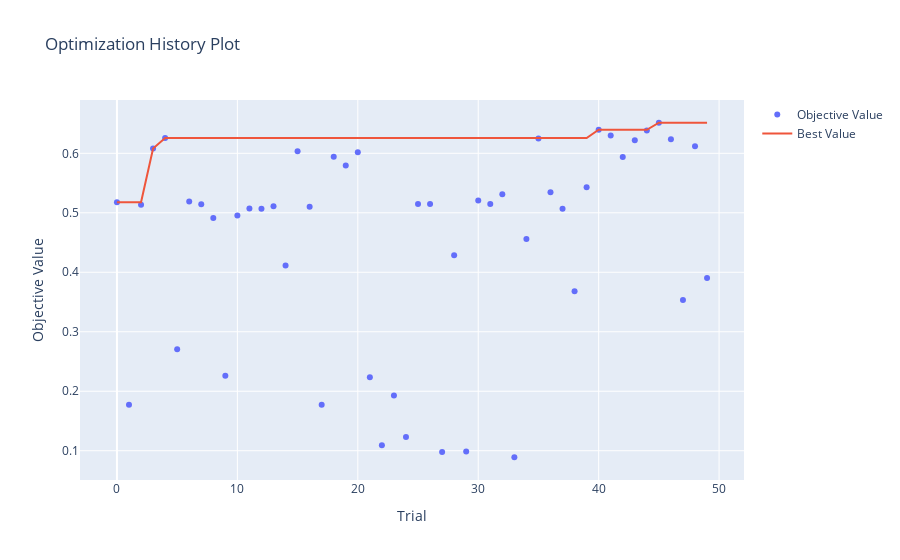

Notebook code for this chart:
### Markdown cell above
In the code below, notice:
- suggesting ints, floats, and categorical
- We can pick whatever metric we want for the optimisation!

### Code cell
import optuna
from sklearn.tree import DecisionTreeClassifier
from sklearn.model_selection import cross_val_score
from scipy.ndimage import gaussian_filter
import numpy as np

def reshape_x_with_gamma(X_set, sigma):
    return np.array([gaussian_filter(sample.reshape(8, 8), sigma=sigma).flatten() for sample in X_set])

def objective(trial):
    max_depth = trial.suggest_int('max_depth', 1, 32)
    min_samples_split = trial.suggest_int('min_samples_split', 2, 32)
    min_samples_leaf = trial.suggest_int('min_samples_leaf', 1, 32)
    sigma = trial.suggest_float('sigma', 0.01, 10, log=True)
    
    clf = DecisionTreeClassifier(
        max_depth=max_depth, 
        min_samples_split=min_samples_split, 
        min_samples_leaf=min_samples_leaf,
        random_state=42
    )
    X_train_smoothed = reshape_x_with_gamma(sigma=sigma, X_set=X_train)

    score = cross_val_score(clf, X_train_smoothed, y_train, cv=5, scoring='accuracy').mean()
    
    return score


study_with_filter = optuna.create_study(direction='maximize')  
study_with_filter.optimize(
    objective,
    n_trials=50,
    n_jobs=-1,
    
    )  



visualization.plot_optimization_history(study_with_filter)

### Figure 1 — Plotly figure (JSON) as saved in the notebook; plotly's stock layout.template omitted (floating-point values rounded to 4 significant figures)
{"data": [{"mode": "markers", "name": "Objective Value", "type": "scatter", "x": [0, 1, 2, 3, 4, 5, 6, 7, 8, 9, 10, 11, 12, 13, 14, 15, 16, 17, 18, 19, 20, 21, 22, 23, 24, 25, 26, 27, 28, 29, 30, 31, 32, 33, 34, 35, 36, 37, 38, 39, 40, 41, 42, 43, 44, 45, 46, 47, 48, 49], "y": [0.5178, 0.1775, 0.5136, 0.6082, 0.6256, 0.2707, 0.5192, 0.5143, 0.4913, 0.2261, 0.4955, 0.5073, 0.5066, 0.5108, 0.4112, 0.6033, 0.5101, 0.1775, 0.5943, 0.5797, 0.602, 0.2234, 0.1092, 0.1927, 0.1232, 0.5149, 0.515, 0.09808, 0.4287, 0.0988, 0.5205, 0.515, 0.531, 0.08905, 0.4558, 0.6249, 0.5345, 0.5066, 0.3681, 0.5428, 0.6396, 0.6298, 0.5936, 0.6221, 0.6382, 0.6514, 0.6236, 0.3535, 0.6117, 0.3904]}, {"mode": "lines", "name": "Best Value", "type": "scatter", "x": [0, 1, 2, 3, 4, 5, 6, 7, 8, 9, 10, 11, 12, 13, 14, 15, 16, 17, 18, 19, 20, 21, 22, 23, 24, 25, 26, 27, 28, 29, 30, 31, 32, 33, 34, 35, 36, 37, 38, 39, 40, 41, 42, 43, 44, 45, 46, 47, 48, 49], "y": [0.5178, 0.5178, 0.5178, 0.6082, 0.6256, 0.6256, 0.6256, 0.6256, 0.6256, 0.6256, 0.6256, 0.6256, 0.6256, 0.6256, 0.6256, 0.6256, 0.6256, 0.6256, 0.6256, 0.6256, 0.6256, 0.6256, 0.6256, 0.6256, 0.6256, 0.6256, 0.6256, 0.6256, 0.6256, 0.6256, 0.6256, 0.6256, 0.6256, 0.6256, 0.6256, 0.6256, 0.6256, 0.6256, 0.6256, 0.6256, 0.6396, 0.6396, 0.6396, 0.6396, 0.6396, 0.6514, 0.6514, 0.6514, 0.6514, 0.6514]}, {"marker": {"color": "#cccccc"}, "mode": "markers", "name": "Infeasible Trial", "showlegend": false, "type": "scatter", "x": [], "y": []}], "layout": {"title": {"text": "Optimization History Plot"}, "xaxis": {"title": {"text": "Trial"}}, "yaxis": {"title": {"text": "Objective Value"}}}}
